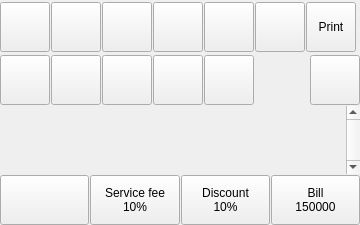
    <widget class="QWidget" name="worder" native="true">
     <property name="sizePolicy">
      <sizepolicy hsizetype="Fixed" vsizetype="Expanding">
       <horstretch>0</horstretch>
       <verstretch>0</verstretch>
      </sizepolicy>
     </property>
     <property name="minimumSize">
      <size>
       <width>0</width>
       <height>0</height>
      </size>
     </property>
     <property name="maximumSize">
      <size>
       <width>360</width>
       <height>16777215</height>
      </size>
     </property>
     <property name="focusPolicy">
      <enum>Qt::FocusPolicy::NoFocus</enum>
     </property>
     <layout class="QVBoxLayout" name="verticalLayout">
      <property name="spacing">
       <number>1</number>
      </property>
      <property name="leftMargin">
       <number>0</number>
      </property>
      <property name="topMargin">
       <number>0</number>
      </property>
      <property name="rightMargin">
       <number>0</number>
      </property>
      <property name="bottomMargin">
       <number>0</number>
      </property>
      <item>
       <widget class="QWidget" name="wqty" native="true">
        <property name="sizePolicy">
         <sizepolicy hsizetype="Preferred" vsizetype="Fixed">
          <horstretch>0</horstretch>
          <verstretch>0</verstretch>
         </sizepolicy>
        </property>
        <property name="minimumSize">
         <size>
          <width>0</width>
          <height>0</height>
         </size>
        </property>
        <property name="focusPolicy">
         <enum>Qt::FocusPolicy::NoFocus</enum>
        </property>
        <layout class="QVBoxLayout" name="verticalLayout_7">
         <property name="spacing">
          <number>1</number>
         </property>
         <property name="leftMargin">
          <number>0</number>
         </property>
         <property name="topMargin">
          <number>0</number>
         </property>
         <property name="rightMargin">
          <number>0</number>
         </property>
         <property name="bottomMargin">
          <number>0</number>
         </property>
         <item>
          <widget class="QWidget" name="wqtypanelup" native="true">
           <property name="minimumSize">
            <size>
             <width>0</width>
             <height>54</height>
            </size>
           </property>
           <property name="maximumSize">
            <size>
             <width>16777215</width>
             <height>54</height>
            </size>
           </property>
           <property name="focusPolicy">
            <enum>Qt::FocusPolicy::NoFocus</enum>
           </property>
           <layout class="QHBoxLayout" name="horizontalLayout_7">
            <property name="spacing">
             <number>1</number>
            </property>
            <property name="leftMargin">
             <number>0</number>
            </property>
            <property name="topMargin">
             <number>0</number>
            </property>
            <property name="rightMargin">
             <number>0</number>
            </property>
            <property name="bottomMargin">
             <number>0</number>
            </property>
            <item>
             <widget class="QToolButton" name="btnGroupSelect">
              <property name="sizePolicy">
               <sizepolicy hsizetype="Fixed" vsizetype="Fixed">
                <horstretch>0</horstretch>
                <verstretch>0</verstretch>
               </sizepolicy>
              </property>
              <property name="minimumSize">
               <size>
                <width>50</width>
                <height>50</height>
               </size>
              </property>
              <property name="maximumSize">
               <size>
                <width>50</width>
                <height>50</height>
               </size>
              </property>
              <property name="focusPolicy">
               <enum>Qt::FocusPolicy::NoFocus</enum>
              </property>
              <property name="styleSheet">
               <string notr="true"/>
              </property>
              <property name="text">
               <string/>
              </property>
              <property name="icon">
               <iconset resource="resources/res.qrc">
                <normaloff>:/check.png</normaloff>:/check.png</iconset>
              </property>
              <property name="iconSize">
               <size>
                <width>32</width>
                <height>32</height>
               </size>
              </property>
              <property name="checkable">
               <bool>false</bool>
              </property>
              <property name="checked">
               <bool>false</bool>
              </property>
              <property name="setup_key" stdset="0">
               <string>dlgorder_disable_btngroupselect</string>
              </property>
             </widget>
            </item>
            <item>
             <widget class="QToolButton" name="btnComment">
              <property name="sizePolicy">
               <sizepolicy hsizetype="Fixed" vsizetype="Fixed">
                <horstretch>0</horstretch>
                <verstretch>0</verstretch>
               </sizepolicy>
              </property>
              <property name="minimumSize">
               <size>
                <width>50</width>
                <height>50</height>
               </size>
              </property>
              <property name="maximumSize">
               <size>
                <width>50</width>
                <height>50</height>
               </size>
              </property>
              <property name="focusPolicy">
               <enum>Qt::FocusPolicy::NoFocus</enum>
              </property>
              <property name="text">
               <string/>
              </property>
              <property name="icon">
               <iconset resource="resources/res.qrc">
                <normaloff>:/comment.png</normaloff>:/comment.png</iconset>
              </property>
              <property name="iconSize">
               <size>
                <width>32</width>
                <height>32</height>
               </size>
              </property>
             </widget>
            </item>
            <item>
             <widget class="QToolButton" name="btnVoid">
              <property name="sizePolicy">
               <sizepolicy hsizetype="Fixed" vsizetype="Fixed">
                <horstretch>0</horstretch>
                <verstretch>0</verstretch>
               </sizepolicy>
              </property>
              <property name="minimumSize">
               <size>
                <width>50</width>
                <height>50</height>
               </size>
              </property>
              <property name="maximumSize">
               <size>
                <width>50</width>
                <height>50</height>
               </size>
              </property>
              <property name="focusPolicy">
               <enum>Qt::FocusPolicy::NoFocus</enum>
              </property>
              <property name="text">
               <string/>
              </property>
              <property name="icon">
               <iconset resource="resources/res.qrc">
                <normaloff>:/recycle-bin.png</normaloff>:/recycle-bin.png</iconset>
              </property>
              <property name="iconSize">
               <size>
                <width>32</width>
                <height>32</height>
               </size>
              </property>
             </widget>
            </item>
            <item>
             <widget class="QToolButton" name="btnPlus1">
              <property name="sizePolicy">
               <sizepolicy hsizetype="Fixed" vsizetype="Fixed">
                <horstretch>0</horstretch>
                <verstretch>0</verstretch>
               </sizepolicy>
              </property>
              <property name="minimumSize">
               <size>
                <width>50</width>
                <height>50</height>
               </size>
              </property>
              <property name="maximumSize">
               <size>
                <width>50</width>
                <height>50</height>
               </size>
              </property>
              <property name="focusPolicy">
               <enum>Qt::FocusPolicy::NoFocus</enum>
              </property>
              <property name="text">
               <string/>
              </property>
              <property name="icon">
               <iconset resource="resources/res.qrc">
                <normaloff>:/plus.png</normaloff>:/plus.png</iconset>
              </property>
              <property name="iconSize">
               <size>
                <width>32</width>
                <height>32</height>
               </size>
              </property>
             </widget>
            </item>
            <item>
             <widget class="QToolButton" name="btnMinus1">
              <property name="sizePolicy">
               <sizepolicy hsizetype="Fixed" vsizetype="Fixed">
                <horstretch>0</horstretch>
                <verstretch>0</verstretch>
               </sizepolicy>
              </property>
              <property name="minimumSize">
               <size>
                <width>50</width>
                <height>50</height>
               </size>
              </property>
              <property name="maximumSize">
               <size>
                <width>50</width>
                <height>50</height>
               </size>
              </property>
              <property name="focusPolicy">
               <enum>Qt::FocusPolicy::NoFocus</enum>
              </property>
              <property name="text">
               <string/>
              </property>
              <property name="icon">
               <iconset resource="resources/res.qrc">
                <normaloff>:/minus.png</normaloff>:/minus.png</iconset>
              </property>
              <property name="iconSize">
               <size>
                <width>32</width>
                <height>32</height>
               </size>
              </property>
             </widget>
            </item>
            <item>
             <widget class="QToolButton" name="btnAnyqty">
              <property name="sizePolicy">
               <sizepolicy hsizetype="Fixed" vsizetype="Fixed">
                <horstretch>0</horstretch>
                <verstretch>0</verstretch>
               </sizepolicy>
              </property>
              <property name="minimumSize">
               <size>
                <width>50</width>
                <height>50</height>
               </size>
              </property>
              <property name="maximumSize">
               <size>
                <width>50</width>
                <height>50</height>
               </size>
              </property>
              <property name="focusPolicy">
               <enum>Qt::FocusPolicy::NoFocus</enum>
              </property>
              <property name="text">
               <string/>
              </property>
              <property name="icon">
               <iconset resource="resources/res.qrc">
                <normaloff>:/calc.png</normaloff>:/calc.png</iconset>
              </property>
              <property name="iconSize">
               <size>
                <width>32</width>
                <height>32</height>
               </size>
              </property>
              <property name="setup_key" stdset="0">
               <string>dlgorder_disable_btnanyqty</string>
              </property>
             </widget>
            </item>
            <item>
             <widget class="QToolButton" name="btnPrintService">
              <property name="sizePolicy">
               <sizepolicy hsizetype="Fixed" vsizetype="Fixed">
                <horstretch>0</horstretch>
                <verstretch>0</verstretch>
               </sizepolicy>
              </property>
              <property name="minimumSize">
               <size>
                <width>50</width>
                <height>50</height>
               </size>
              </property>
              <property name="maximumSize">
               <size>
                <width>50</width>
                <height>50</height>
               </size>
              </property>
              <property name="focusPolicy">
               <enum>Qt::FocusPolicy::NoFocus</enum>
              </property>
              <property name="text">
               <string>Print</string>
              </property>
              <property name="icon">
               <iconset resource="resources/res.qrc">
                <normaloff>:/printer.png</normaloff>:/printer.png</iconset>
              </property>
              <property name="iconSize">
               <size>
                <width>32</width>
                <height>32</height>
               </size>
              </property>
             </widget>
            </item>
           </layout>
          </widget>
         </item>
         <item>
          <widget class="QWidget" name="wqtypaneldown" native="true">
           <property name="maximumSize">
            <size>
             <width>16777215</width>
             <height>50</height>
            </size>
           </property>
           <property name="focusPolicy">
            <enum>Qt::FocusPolicy::NoFocus</enum>
           </property>
           <layout class="QHBoxLayout" name="horizontalLayout_9">
            <property name="spacing">
             <number>1</number>
            </property>
            <property name="leftMargin">
             <number>0</number>
            </property>
            <property name="topMargin">
             <number>0</number>
            </property>
            <property name="rightMargin">
             <number>0</number>
            </property>
            <property name="bottomMargin">
             <number>0</number>
            </property>
            <item>
             <widget class="QToolButton" name="btnCheckAll">
              <property name="minimumSize">
               <size>
                <width>50</width>
                <height>50</height>
               </size>
              </property>
              <property name="maximumSize">
               <size>
                <width>50</width>
                <height>50</height>
               </size>
              </property>
              <property name="focusPolicy">
               <enum>Qt::FocusPolicy::NoFocus</enum>
              </property>
              <property name="styleSheet">
               <string notr="true"/>
              </property>
              <property name="text">
               <string/>
              </property>
              <property name="icon">
               <iconset resource="resources/res.qrc">
                <normaloff>:/check-check.png</normaloff>:/check-check.png</iconset>
              </property>
              <property name="iconSize">
               <size>
                <width>36</width>
                <height>36</height>
               </size>
              </property>
              <property name="checkable">
               <bool>false</bool>
              </property>
              <property name="checked">
               <bool>false</bool>
              </property>
             </widget>
            </item>
            <item>
             <widget class="QToolButton" name="btnUncheckAll">
              <property name="minimumSize">
               <size>
                <width>50</width>
                <height>50</height>
               </size>
              </property>
              <property name="maximumSize">
               <size>
                <width>50</width>
                <height>50</height>
               </size>
              </property>
              <property name="focusPolicy">
               <enum>Qt::FocusPolicy::NoFocus</enum>
              </property>
              <property name="styleSheet">
               <string notr="true"/>
              </property>
              <property name="text">
               <string/>
              </property>
              <property name="icon">
               <iconset resource="resources/res.qrc">
                <normaloff>:/unchecked.png</normaloff>:/unchecked.png</iconset>
              </property>
              <property name="iconSize">
               <size>
                <width>32</width>
                <height>32</height>
               </size>
              </property>
              <property name="checkable">
               <bool>false</bool>
              </property>
              <property name="checked">
               <bool>false</bool>
              </property>
             </widget>
            </item>
            <item>
             <widget class="QToolButton" name="btnRemoveSelected">
              <property name="minimumSize">
               <size>
                <width>50</width>
                <height>50</height>
               </size>
              </property>
              <property name="maximumSize">
               <size>
                <width>50</width>
                <height>50</height>
               </size>
              </property>
              <property name="focusPolicy">
               <enum>Qt::FocusPolicy::NoFocus</enum>
              </property>
              <property name="styleSheet">
               <string notr="true"/>
              </property>
              <property name="text">
               <string/>
              </property>
              <property name="icon">
               <iconset resource="resources/res.qrc">
                <normaloff>:/remove-cart.png</normaloff>:/remove-cart.png</iconset>
              </property>
              <property name="iconSize">
               <size>
                <width>36</width>
                <height>36</height>
               </size>
              </property>
              <property name="checkable">
               <bool>false</bool>
              </property>
              <property name="checked">
               <bool>false</bool>
              </property>
             </widget>
            </item>
            <item>
             <widget class="QToolButton" name="btnReprintSelected">
              <property name="minimumSize">
               <size>
                <width>50</width>
                <height>50</height>
               </size>
              </property>
              <property name="maximumSize">
               <size>
                <width>50</width>
                <height>50</height>
               </size>
              </property>
              <property name="focusPolicy">
               <enum>Qt::FocusPolicy::NoFocus</enum>
              </property>
              <property name="styleSheet">
               <string notr="true"/>
              </property>
              <property name="text">
               <string/>
              </property>
              <property name="icon">
               <iconset resource="resources/res.qrc">
                <normaloff>:/reprint.png</normaloff>:/reprint.png</iconset>
              </property>
              <property name="iconSize">
               <size>
                <width>32</width>
                <height>32</height>
               </size>
              </property>
              <property name="checkable">
               <bool>false</bool>
              </property>
              <property name="checked">
               <bool>false</bool>
              </property>
             </widget>
            </item>
            <item>
             <widget class="QToolButton" name="btnSetPrecent">
              <property name="minimumSize">
               <size>
                <width>50</width>
                <height>50</height>
               </size>
              </property>
              <property name="maximumSize">
               <size>
                <width>50</width>
                <height>50</height>
               </size>
              </property>
              <property name="focusPolicy">
               <enum>Qt::FocusPolicy::NoFocus</enum>
              </property>
              <property name="styleSheet">
               <string notr="true"/>
              </property>
              <property name="text">
               <string/>
              </property>
              <property name="icon">
               <iconset resource="resources/res.qrc">
                <normaloff>:/gift.png</normaloff>:/gift.png</iconset>
              </property>
              <property name="iconSize">
               <size>
                <width>36</width>
                <height>36</height>
               </size>
              </property>
              <property name="checkable">
               <bool>false</bool>
              </property>
              <property name="checked">
               <bool>false</bool>
              </property>
             </widget>
            </item>
            <item>
             <spacer name="horizontalSpacer_7">
              <property name="focusPolicy">
               <enum>Qt::FocusPolicy::NoFocus</enum>
              </property>
              <property name="orientation">
               <enum>Qt::Orientation::Horizontal</enum>
              </property>
              <property name="sizeHint" stdset="0">
               <size>
                <width>122</width>
                <height>20</height>
               </size>
              </property>
             </spacer>
            </item>
            <item>
             <widget class="QToolButton" name="btnCloseCheckAll">
              <property name="minimumSize">
               <size>
                <width>50</width>
                <height>50</height>
               </size>
              </property>
              <property name="maximumSize">
               <size>
                <width>50</width>
                <height>50</height>
               </size>
              </property>
              <property name="focusPolicy">
               <enum>Qt::FocusPolicy::NoFocus</enum>
              </property>
              <property name="styleSheet">
               <string notr="true"/>
              </property>
              <property name="text">
               <string/>
              </property>
              <property name="icon">
               <iconset resource="resources/res.qrc">
                <normaloff>:/cancel.png</normaloff>:/cancel.png</iconset>
              </property>
              <property name="iconSize">
               <size>
                <width>32</width>
                <height>32</height>
               </size>
              </property>
              <property name="checkable">
               <bool>false</bool>
              </property>
              <property name="checked">
               <bool>false</bool>
              </property>
             </widget>
            </item>
           </layout>
          </widget>
         </item>
        </layout>
       </widget>
      </item>
      <item>
       <widget class="QScrollArea" name="orderScrollArea">
        <property name="sizePolicy">
         <sizepolicy hsizetype="Expanding" vsizetype="Expanding">
          <horstretch>0</horstretch>
          <verstretch>1</verstretch>
         </sizepolicy>
        </property>
        <property name="minimumSize">
         <size>
          <width>0</width>
          <height>0</height>
         </size>
        </property>
        <property name="maximumSize">
         <size>
          <width>16777215</width>
          <height>16777215</height>
         </size>
        </property>
        <property name="focusPolicy">
         <enum>Qt::FocusPolicy::NoFocus</enum>
        </property>
        <property name="frameShape">
         <enum>QFrame::Shape::NoFrame</enum>
        </property>
        <property name="verticalScrollBarPolicy">
         <enum>Qt::ScrollBarPolicy::ScrollBarAlwaysOn</enum>
        </property>
        <property name="horizontalScrollBarPolicy">
         <enum>Qt::ScrollBarPolicy::ScrollBarAlwaysOff</enum>
        </property>
        <property name="widgetResizable">
         <bool>true</bool>
        </property>
        <widget class="QWidget" name="orderScrollWidget">
         <property name="geometry">
          <rect>
           <x>0</x>
           <y>0</y>
           <width>343</width>
           <height>609</height>
          </rect>
         </property>
         <layout class="QVBoxLayout" name="vs">
          <property name="spacing">
           <number>1</number>
          </property>
          <property name="leftMargin">
           <number>0</number>
          </property>
          <property name="topMargin">
           <number>0</number>
          </property>
          <property name="rightMargin">
           <number>0</number>
          </property>
          <property name="bottomMargin">
           <number>0</number>
          </property>
          <item>
           <layout class="QVBoxLayout" name="vlDishes">
            <property name="spacing">
             <number>1</number>
            </property>
            <property name="sizeConstraint">
             <enum>QLayout::SizeConstraint::SetDefaultConstraint</enum>
            </property>
           </layout>
          </item>
         </layout>
        </widget>
       </widget>
      </item>
      <item>
       <widget class="QWidget" name="wpaneldown" native="true">
        <property name="sizePolicy">
         <sizepolicy hsizetype="Preferred" vsizetype="Fixed">
          <horstretch>0</horstretch>
          <verstretch>0</verstretch>
         </sizepolicy>
        </property>
        <property name="focusPolicy">
         <enum>Qt::FocusPolicy::NoFocus</enum>
        </property>
        <layout class="QHBoxLayout" name="horizontalLayout_2">
         <property name="spacing">
          <number>1</number>
         </property>
         <property name="leftMargin">
          <number>0</number>
         </property>
         <property name="topMargin">
          <number>0</number>
         </property>
         <property name="rightMargin">
          <number>0</number>
         </property>
         <property name="bottomMargin">
          <number>0</number>
         </property>
         <item>
          <widget class="QToolButton" name="btnCopyUUID">
           <property name="sizePolicy">
            <sizepolicy hsizetype="Preferred" vsizetype="Fixed">
             <horstretch>0</horstretch>
             <verstretch>0</verstretch>
            </sizepolicy>
           </property>
           <property name="minimumSize">
            <size>
             <width>0</width>
             <height>50</height>
            </size>
           </property>
           <property name="focusPolicy">
            <enum>Qt::FocusPolicy::NoFocus</enum>
           </property>
           <property name="text">
            <string/>
           </property>
           <property name="icon">
            <iconset resource="resources/res.qrc">
             <normaloff>:/letter-z.png</normaloff>:/letter-z.png</iconset>
           </property>
           <property name="iconSize">
            <size>
             <width>32</width>
             <height>32</height>
            </size>
           </property>
           <property name="checkable">
            <bool>true</bool>
           </property>
           <property name="checked">
            <bool>false</bool>
           </property>
           <property name="toolButtonStyle">
            <enum>Qt::ToolButtonStyle::ToolButtonIconOnly</enum>
           </property>
          </widget>
         </item>
         <item>
          <widget class="QToolButton" name="btnService">
           <property name="sizePolicy">
            <sizepolicy hsizetype="Preferred" vsizetype="Fixed">
             <horstretch>0</horstretch>
             <verstretch>0</verstretch>
            </sizepolicy>
           </property>
           <property name="minimumSize">
            <size>
             <width>0</width>
             <height>50</height>
            </size>
           </property>
           <property name="focusPolicy">
            <enum>Qt::FocusPolicy::NoFocus</enum>
           </property>
           <property name="text">
            <string>Service fee
10%</string>
           </property>
           <property name="iconSize">
            <size>
             <width>32</width>
             <height>32</height>
            </size>
           </property>
           <property name="toolButtonStyle">
            <enum>Qt::ToolButtonStyle::ToolButtonTextBesideIcon</enum>
           </property>
           <property name="setup_key" stdset="0">
            <string>dlgorder_disable_btnservice</string>
           </property>
          </widget>
         </item>
         <item>
          <widget class="QToolButton" name="btnDiscount">
           <property name="sizePolicy">
            <sizepolicy hsizetype="Preferred" vsizetype="Fixed">
             <horstretch>0</horstretch>
             <verstretch>0</verstretch>
            </sizepolicy>
           </property>
           <property name="minimumSize">
            <size>
             <width>0</width>
             <height>50</height>
            </size>
           </property>
           <property name="focusPolicy">
            <enum>Qt::FocusPolicy::NoFocus</enum>
           </property>
           <property name="text">
            <string>Discount
10%</string>
           </property>
           <property name="iconSize">
            <size>
             <width>32</width>
             <height>32</height>
            </size>
           </property>
           <property name="toolButtonStyle">
            <enum>Qt::ToolButtonStyle::ToolButtonTextBesideIcon</enum>
           </property>
           <property name="setup_key" stdset="0">
            <string>dlgorder_disable_btndiscount</string>
           </property>
          </widget>
         </item>
         <item>
          <widget class="QToolButton" name="btnTotal">
           <property name="sizePolicy">
            <sizepolicy hsizetype="Preferred" vsizetype="Fixed">
             <horstretch>0</horstretch>
             <verstretch>0</verstretch>
            </sizepolicy>
           </property>
           <property name="minimumSize">
            <size>
             <width>0</width>
             <height>50</height>
            </size>
           </property>
           <property name="focusPolicy">
            <enum>Qt::FocusPolicy::NoFocus</enum>
           </property>
           <property name="text">
            <string>Bill
150000</string>
           </property>
           <property name="iconSize">
            <size>
             <width>32</width>
             <height>32</height>
            </size>
           </property>
           <property name="toolButtonStyle">
            <enum>Qt::ToolButtonStyle::ToolButtonTextBesideIcon</enum>
           </property>
          </widget>
         </item>
        </layout>
       </widget>
      </item>
     </layout>
    </widget>
